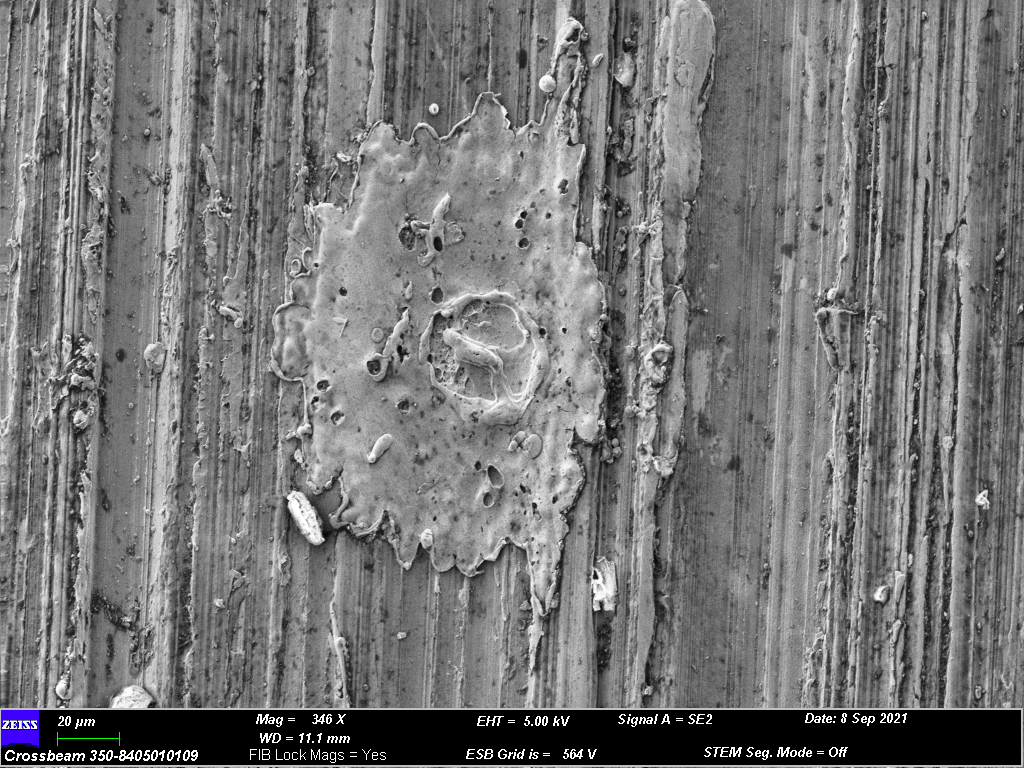
#> input picture images/210908 10 H273.tif, 1024 x 768 px
$ python claheandthresholding.py
#> lines starting #> are read from the running program, lines starting #| are printed output that depends on the picture

# https://towardsdatascience.com/image-segmentation-using-pythons-scikit-image-module-533a61ecc980

#%%

import cv2
import numpy as np
from matplotlib import pyplot as plt
import argparse
# construct the argument parser and parse the arguments
ap = argparse.ArgumentParser()
ap.add_argument("-i", "--image", default="images/210908 10 H273.tif",
	help="path to input image")
args = vars(ap.parse_args())

img = cv2.imread(args["image"], 0)
#> img: shape (768, 1024); min 0, max 255, mean 118
equ = cv2.equalizeHist(img)
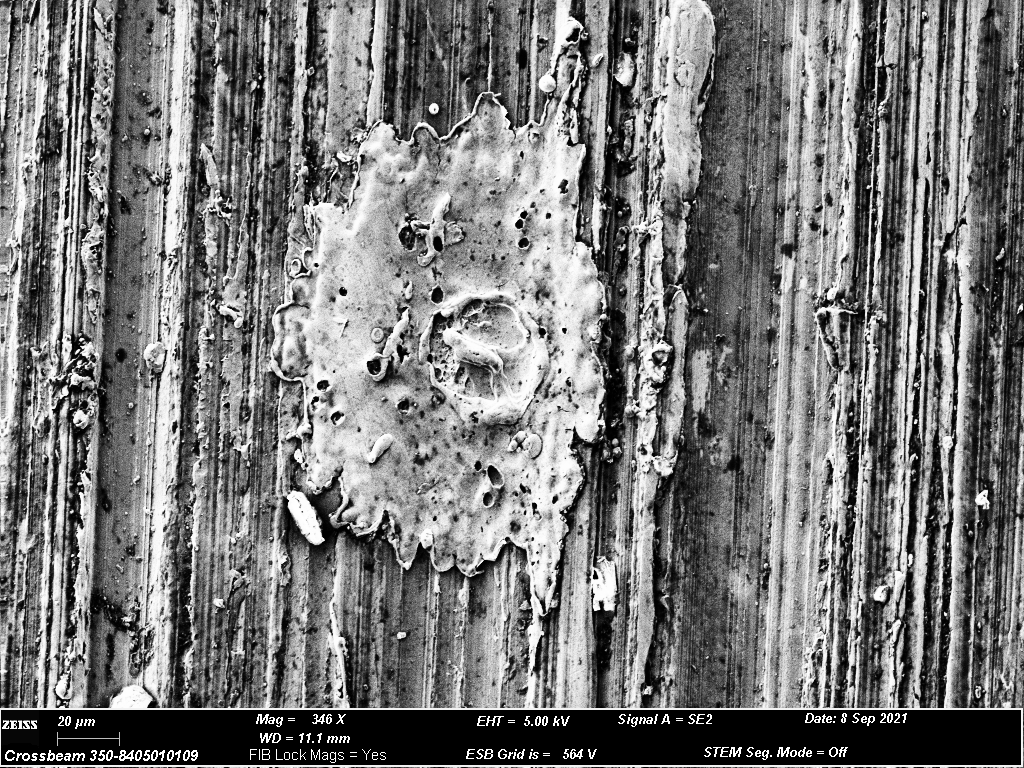
#> equ: shape (768, 1024); min 0, max 255, mean 120.4
# cropping
rows, cols = img.shape
#> rows = 768; cols = 1024
img = img[0:rows-70,0:cols]
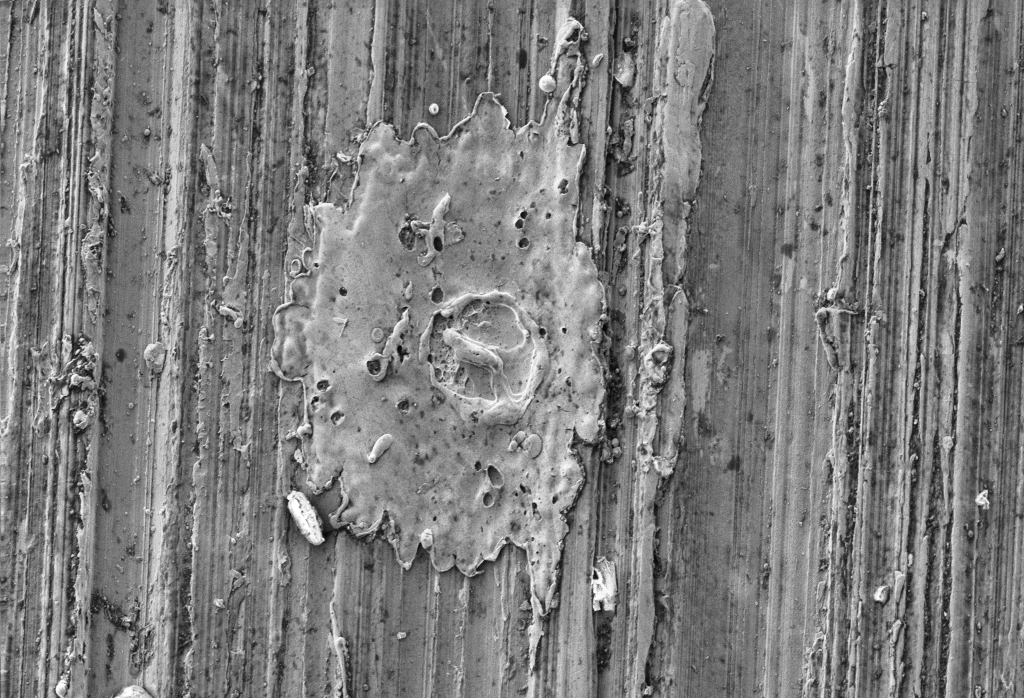
#> img: shape (698, 1024); min 3, max 255, mean 125.2

# 0riginal image
f1 = plt.figure(1)
plt.subplot(3,2,1)
plt.title('Original Image')
plt.imshow(img, cmap='gray')
# plot histogram
plt.subplot(3,2,2)
plt.title('Original Image Hist.')
plt.hist(img.flat, bins=100, range=(0, 255))

# Blur
blur = cv2.GaussianBlur(img,(3,3),0)
plt.subplot(3,2,3)
plt.title('Blur Image')
plt.imshow(blur, cmap='gray')
# plot histogram
plt.subplot(3,2,4)
plt.title('Blur Image Hist.')
plt.hist(blur.flat, bins=100, range=(0, 255))

# Equ image
equ = cv2.equalizeHist(img)
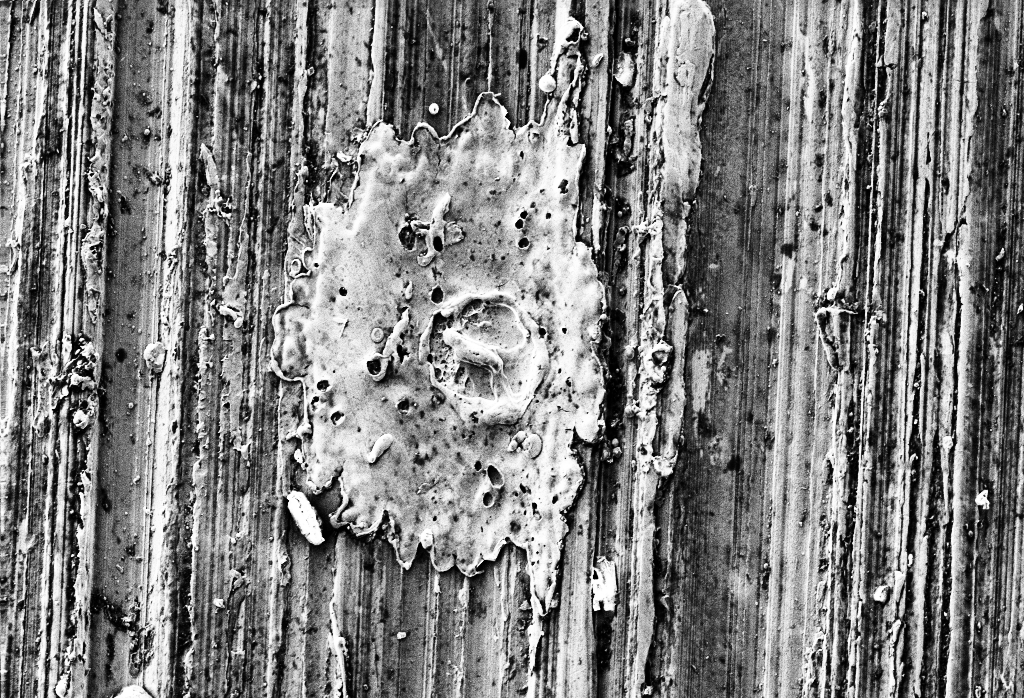
#> equ: shape (698, 1024); min 0, max 255, mean 128.7
plt.subplot(3,2,5)
plt.title('Equ Image')
plt.imshow(equ, cmap='gray')
# plot histogram
plt.subplot(3,2,6)
plt.title('Equ Image Hist.')
plt.hist(equ.flat, bins=100, range=(0, 255))
plt.xticks([]), plt.yticks([])

# [6 lines of commented-out code are left out]

f1.show()
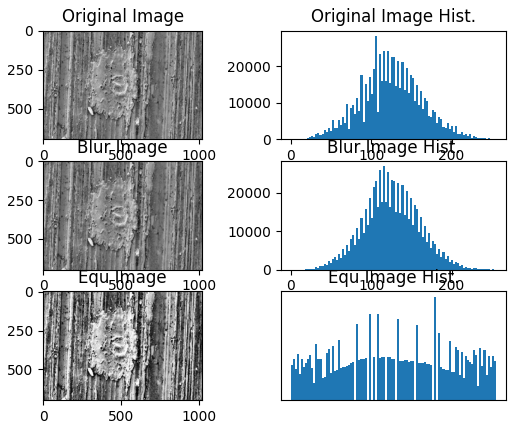
#> figure drawn by matplotlib, 6 panels; panel 2: tallest bar 28419 high, from x = 104.5 to 107.1; panel 4: tallest bar 26927 high, from x = 114.7 to 117.3

# %%

$ run again, with images/210908 10 H262.tif copied over images/210908 10 H273.tif
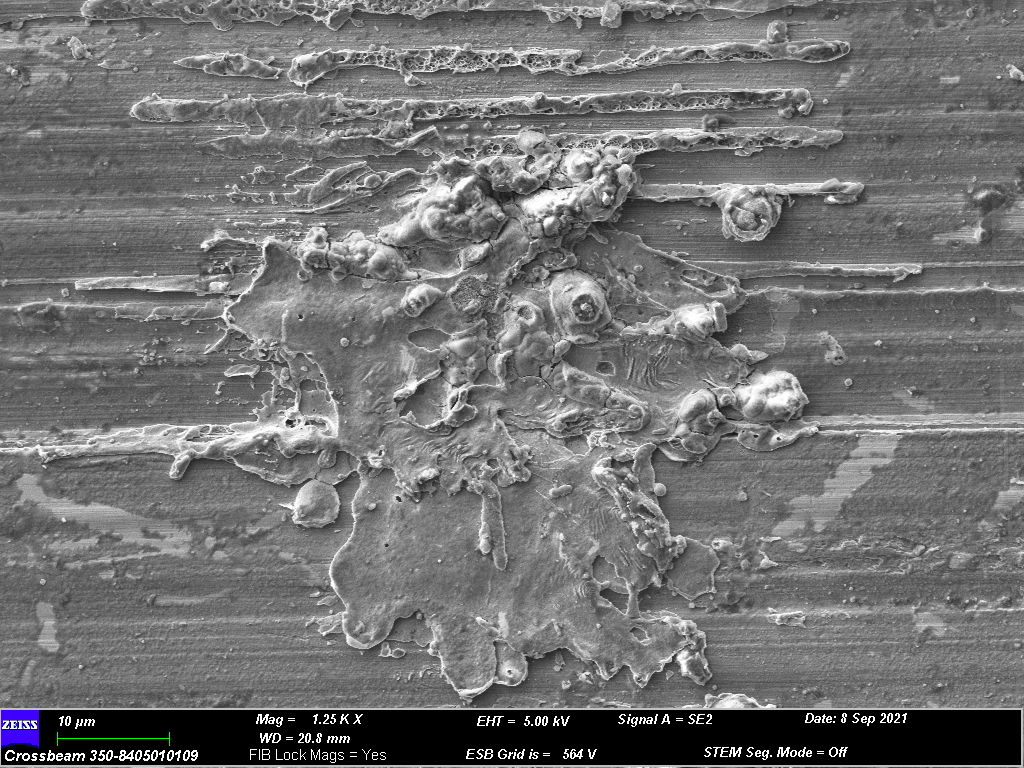
#> input picture images/210908 10 H262.tif, 1024 x 768 px
#> `img = img[0:rows-70,0:cols]`:
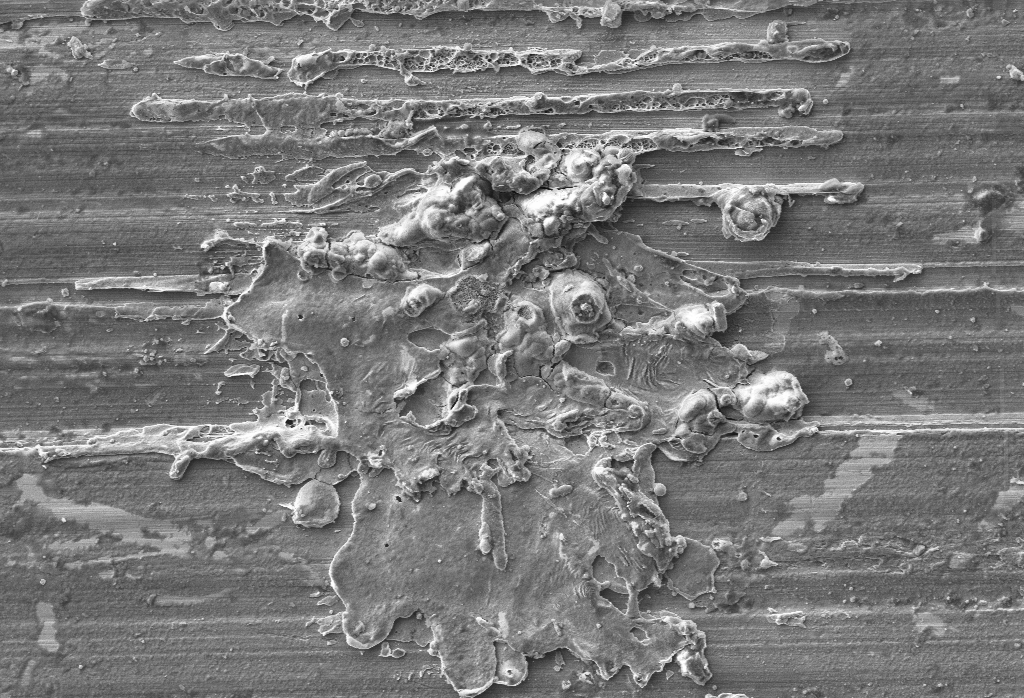
#> img: shape (698, 1024); min 17, max 255, mean 120.8
#> `equ = cv2.equalizeHist(img)`:
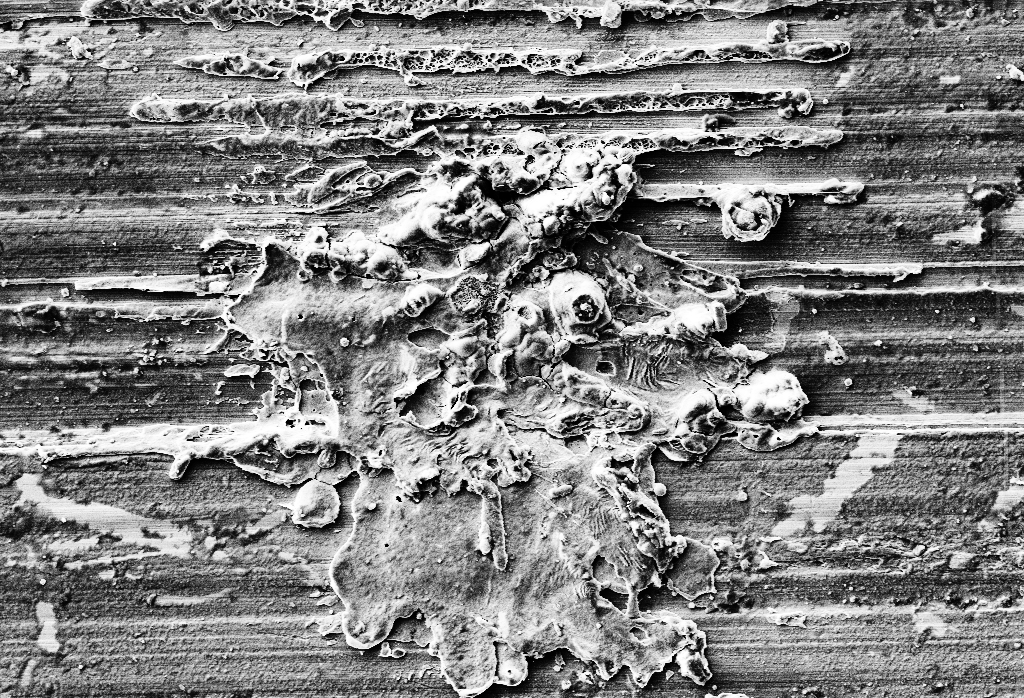
#> equ: shape (698, 1024); min 0, max 255, mean 129.1

$ run again, with images/450 12 00sin.tif copied over images/210908 10 H273.tif
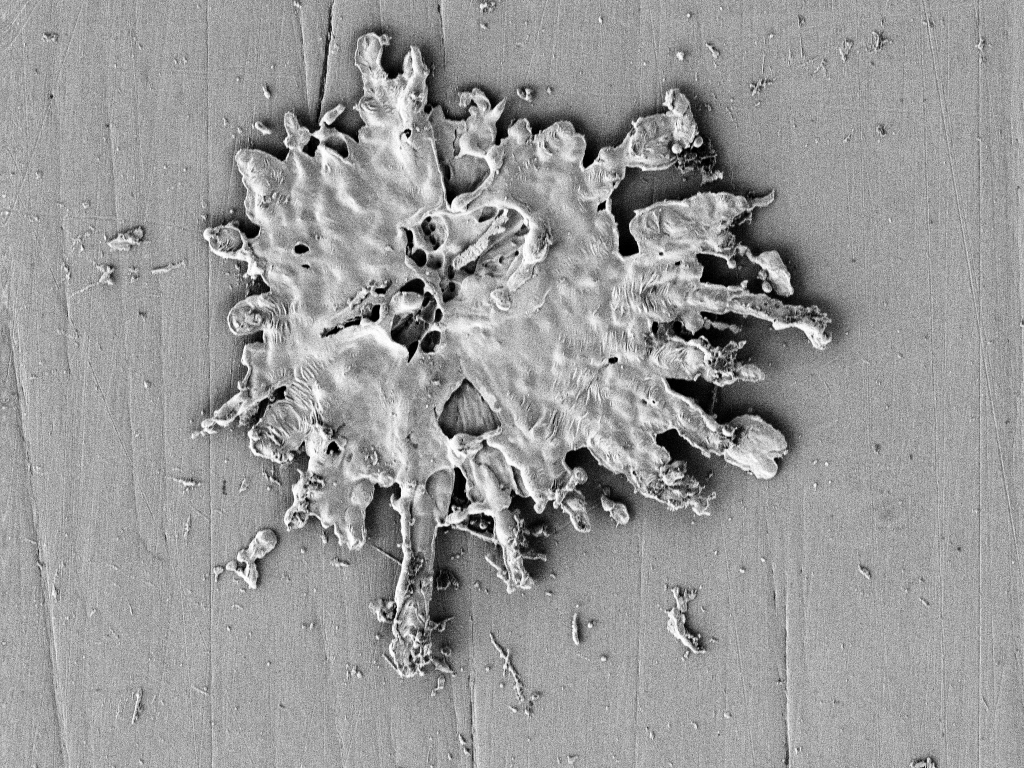
#> input picture images/450 12 00sin.tif, 1024 x 768 px
#> img is the input picture: shape (768, 1024); min 0, max 255, mean 153
#> `img = img[0:rows-70,0:cols]`:
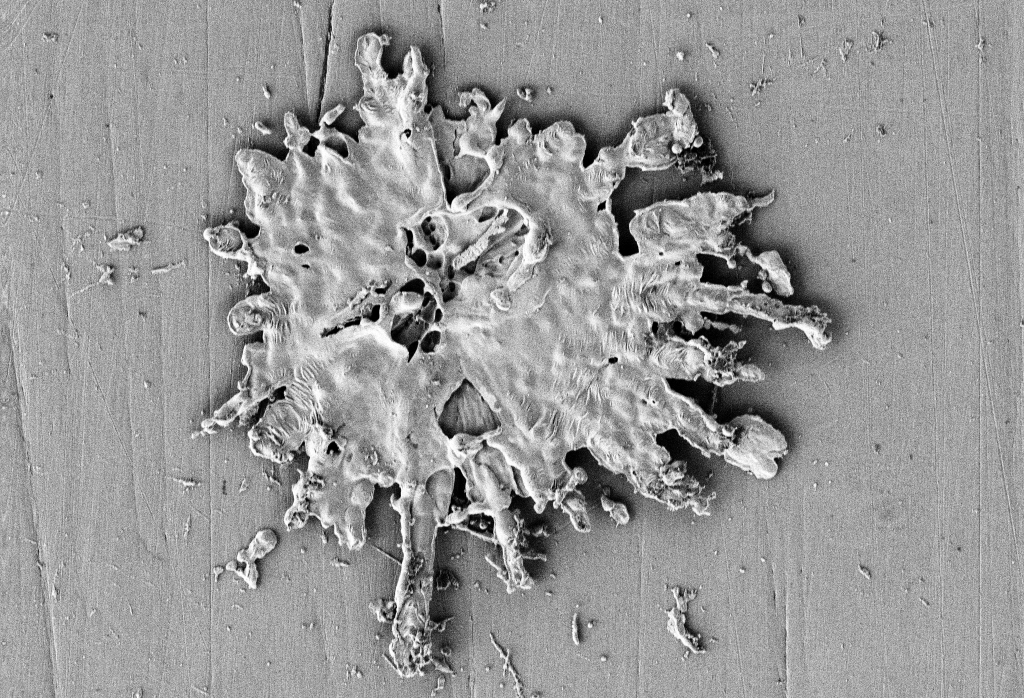
#> img: shape (698, 1024); min 0, max 255, mean 151.9
#> `equ = cv2.equalizeHist(img)`:
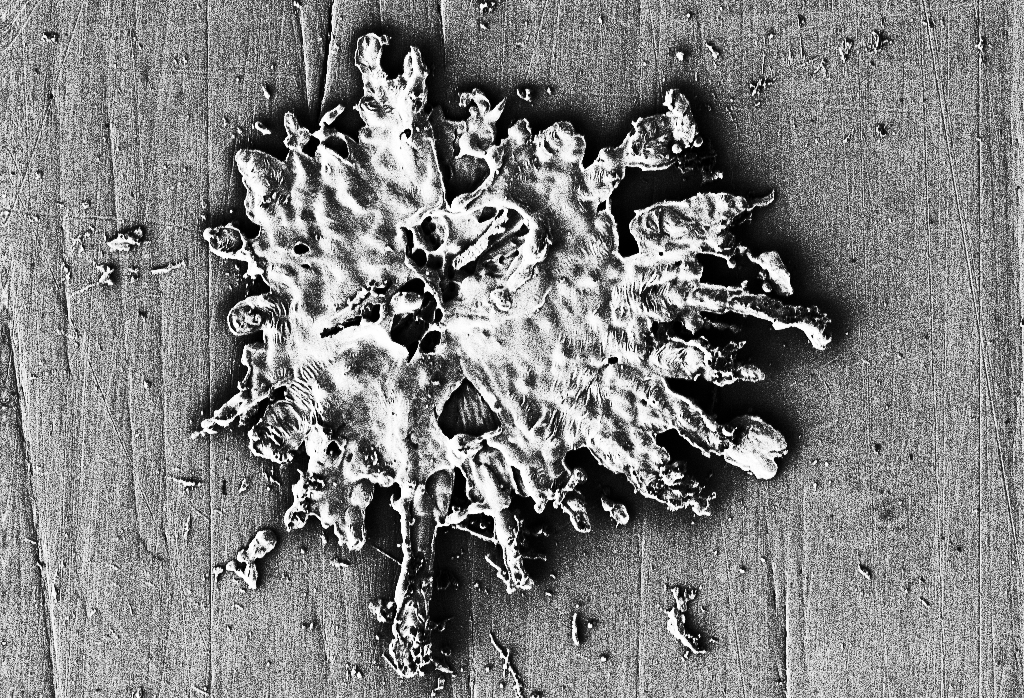
#> equ: shape (698, 1024); min 0, max 255, mean 128.7

$ run again, with images/650 12H 1  006.tif copied over images/210908 10 H273.tif
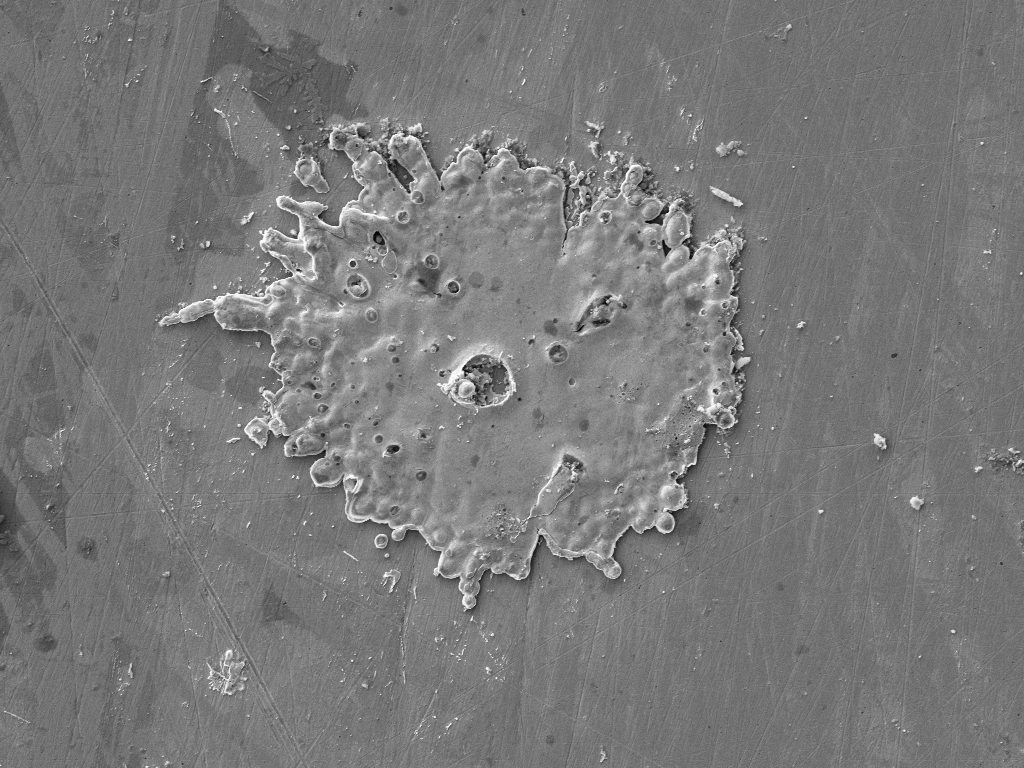
#> input picture images/650 12H 1  006.tif, 1024 x 768 px
#> img is the input picture: shape (768, 1024); min 4, max 255, mean 121.1
#> `img = img[0:rows-70,0:cols]`:
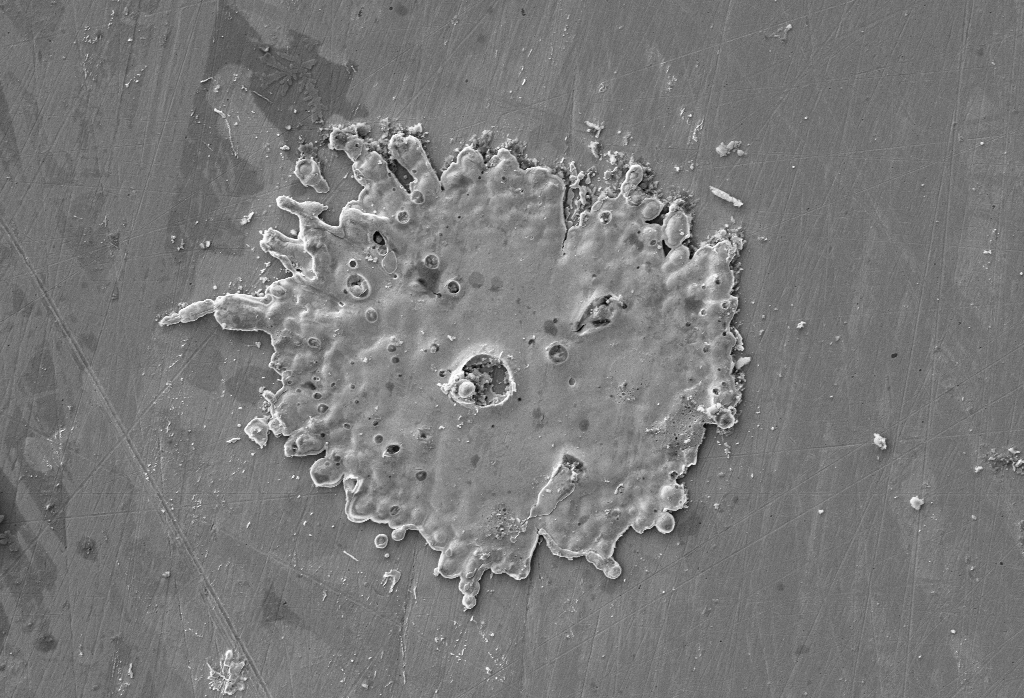
#> img: shape (698, 1024); min 4, max 255, mean 121.4
#> `equ = cv2.equalizeHist(img)`:
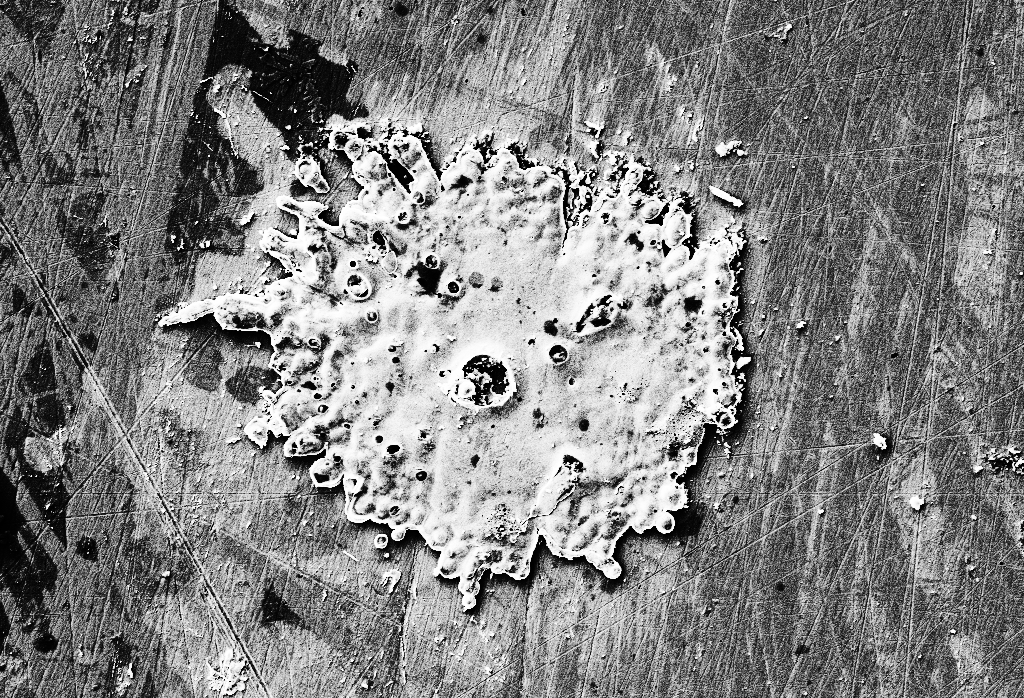
#> equ: shape (698, 1024); min 0, max 255, mean 130.3
